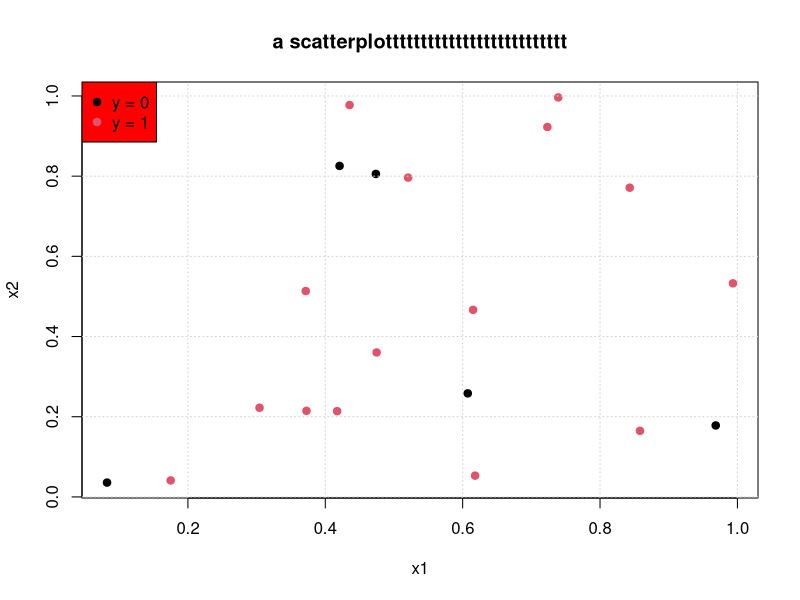

R code for this plot:
set.seed(22)

x1 = runif(20)
x2 = runif(20)
y = sample(c(0,1), 20, prob = rep(0.5,2), replace = T)
y = factor(y)

plot(x1, x2, col = y, pch = 19, main = "a scatterplotttttttttttttttttttttttttt", xlab = "x1", ylab = "x2")
grid()
legend("topleft", paste( "y =", levels(y)), col = seq(nlevels(y)), pch = 19, bg = "red")
